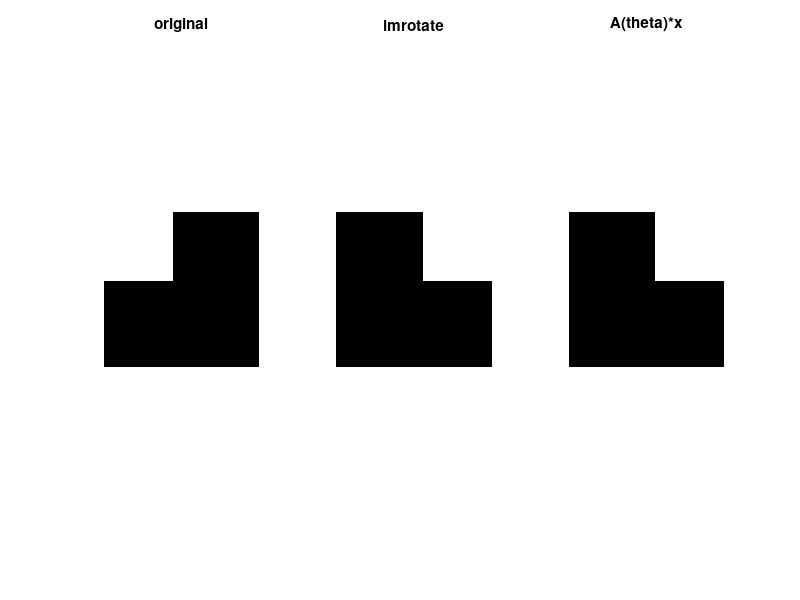

MATLAB code for this plot:

% parametros
n = 9;
theta = -90;

% inicializo las matrices
B = zeros(n,n,n^2);     % matrices base canonica
Brot = zeros(n,n,n^2);  % matrices base canonica rotadas theta
A = zeros(n^2,n^2);     % matriz A(theta)

% genero las matrices de la base canonica y aprovecho el loop para
% rotarla y agregar la respectiva columna de A(theta)
for i =1:n
    for j =1:n
        
        % creo la matriz
        B(i,j,n*(i-1)+j) = 1;
        
        % roto
        Brot(:,:,n*(i-1)+j) = imrotate(B(:,:,n*(i-1)+j),theta,'bilinear','crop');
        BrotS = reshape(Brot(:,:,n*(i-1)+j),n,n);
        % agrego la columna
        Atheta(:,sub2ind(size(BrotS),i,j))= BrotS(:);
        
    end
end


% testeo que es lo mismo, dada una imagen nxn aplicar imrotate (con
% bilineal) o A(theta)*x

% para cualquier n
% Img = round(rand(n,n));
% para n impar
Img = zeros(n,n); Img(1:(n-1)/2,1:(n-1)/2) = ones((n-1)/2,(n-1)/2);

ImgR1 = imrotate(Img,theta,'bilinear','crop');

ImgR2v = Atheta*Img(:);
ImgR2 = reshape(ImgR2v,n,n);

subplot(1,3,1)
imagesc(Img);colormap gray
axis equal;axis off
title('original')
%figure
subplot(1,3,2)
imagesc(ImgR1);colormap gray
title('imrotate')
axis equal;axis off
subplot(1,3,3)
imagesc(ImgR2);colormap gray
axis equal;axis off
title('A(theta)*x')

sprintf('Diferencia entre las rotaciones: %d',norm(ImgR1-ImgR2))